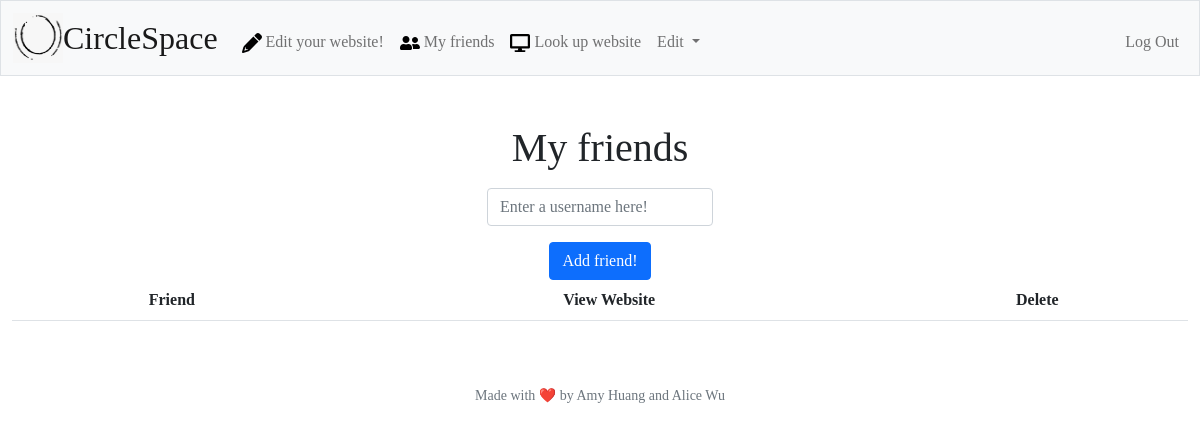
Before: /my-friends (signed in) with the older database file.
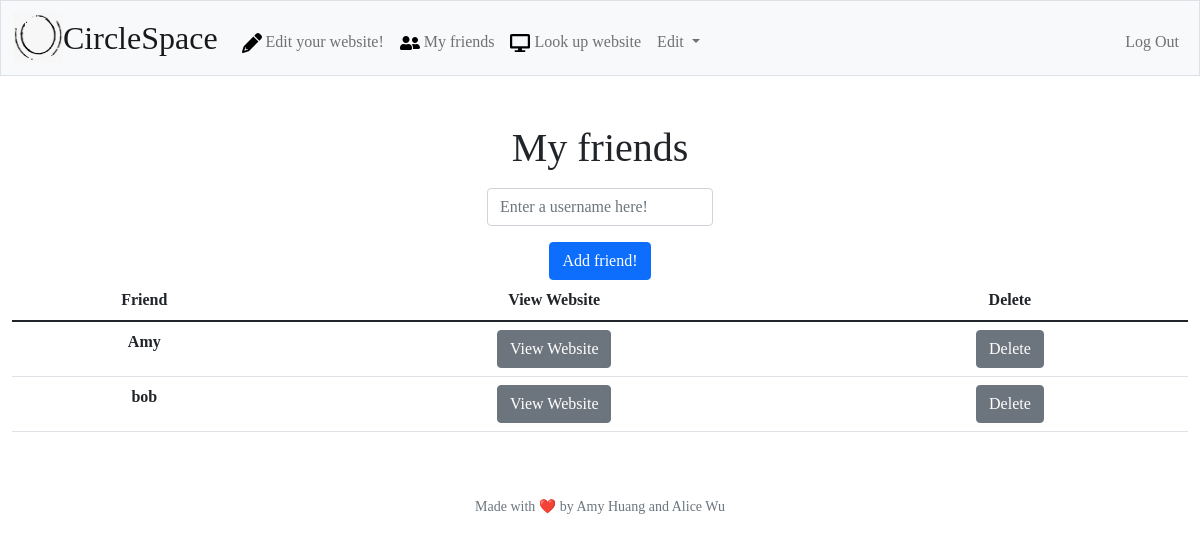
After: the same page with the newer database file.
### tables this page shows
CREATE TABLE friends (
    user_id INTEGER NOT NULL,
    friend_username TEXT NOT NULL,
    FOREIGN KEY(user_id) REFERENCES users(user_id)
);

### app.py (the view, shortened to what this page needs)
@app.route("/my-friends", methods=["GET", "POST"])
@login_required
def my_friends():
    user_id = session["user_id"]
    if request.method == "GET":
        friends = db.execute("SELECT friend_username FROM friends WHERE user_id = ?", user_id)
        return render_template("my-friends.html", friends=friends)

### app.py (called while the page is built)
@app.after_request
def after_request(response):
    response.headers["Cache-Control"] = "no-cache, no-store, must-revalidate"
    response.headers["Expires"] = 0
    response.headers["Pragma"] = "no-cache"
    return response

### helpers.py (called while the page is built)
def login_required(f):
    @wraps(f)
    def decorated_function(*args, **kwargs):
        if session.get("user_id") is None:
            return redirect("/login")
        return f(*args, **kwargs)
    return decorated_function

### templates/my-friends.html (shortened to what this page needs)
{% extends "layout.html" %}
{% block main %}
<div class="py-5">
    <form action="/my-friends" method="post">
        <div class="mb-3">
            <h1>My friends</h1>
        </div>
        <div class="mb-3">
            <input autocomplete="off" autofocus class="form-control mx-auto w-auto" id="friend-lookup" name="friend-lookup" placeholder="Enter a username here!" type="text">
        </div>
        <button class="btn btn-primary" type="submit" name="add-friend" value="add-friend">Add friend!</button>
        <table class="table">
            <thead>
                <tr>
                    <th scope="col">Friend</th>
                    <th scope="col">View Website</th>
                    <th scope="col">Delete</th>
                </tr>
            </thead>
            <tbody>
                {% for friend in friends %}
                    <tr>
                        <th scope="row">{{ friend.friend_username }}</th>
                        <td><button class="btn btn-secondary" type="submit" name="website-button" value="{{ friend.friend_username }}">View Website</button></td>
                        <td><button class="btn btn-secondary" type="submit" name="delete-button" value="{{ friend.friend_username }}">Delete</button></td>
                    </tr>
                {% endfor %}
            </tbody>
        </table>
    </form>
</div>
{% endblock %}

### templates/layout.html (shortened to what this page needs)
<!DOCTYPE html>
<html lang="en">
    <head>
        <link href="https://cdn.jsdelivr.net/npm/bootstrap@5.1.3/dist/css/bootstrap.min.css" rel="stylesheet">
        <link href="/static/assets/styles.css" rel="stylesheet">
    </head>
    <body>
        <nav class="bg-light border navbar navbar-expand-md navbar-light">
            <div class="container-fluid">
                <img width=50px height=50px src="/static/assets/double.png" alt="logo">
                <a class="navbar-brand" href="/">CircleSpace</a>
                <div class="collapse navbar-collapse" id="navbar">
                    {% if session["user_id"] %}
                        <ul class="navbar-nav me-auto mt-2">
                            <li class="nav-item"><a class="nav-link" href="/edit"><img src="/static/assets/pencil-solid.svg" class="icon"> Edit your website!</a></li>
                            <li class="nav-item"><a class="nav-link" href="/my-friends"><img src="/static/assets/user-friends-solid.svg" class="icon"> My friends</a></li>
                            <li class="nav-item"><a class="nav-link" href="/friend-lookup"><img src="/static/assets/display-solid.svg" class="icon"> Look up website</a></li>
                            <li class="nav-item dropdown">
                                <a class="nav-link  dropdown-toggle" href="#" data-bs-toggle="dropdown">  Edit  </a>
                             </li>
                        </ul>
                        <ul class="navbar-nav ms-auto mt-2">
                            <li class="nav-item"><a class="nav-link" href="/logout">Log Out</a></li>
                        </ul>
                    {% else %}
                        <ul class="navbar-nav ms-auto mt-2">
                            <li class="nav-item"><a class="nav-link" href="/register">Register</a></li>
                            <li class="nav-item"><a class="nav-link" href="/login">Log In</a></li>
                        </ul>
                    {% endif %}
                </div>
            </div>
        </nav>
        <main class="container-fluid text-center">
            {% block main %}{% endblock %}
        </main>
        <footer class="mb-5 small text-center text-muted">
            Made with ❤️ by Amy Huang and Alice Wu
        </footer>
    </body>
</html>

### static/assets/styles.css (style rules this page uses)
.icon { width: 20px; height: 20px; }
nav .navbar-brand { font-size: xx-large; }
body { font-family:'Times New Roman', Times, serif; }

Changed rows visible on the page:
added friends: friend_username "Amy"
added friends: friend_username "bob"
